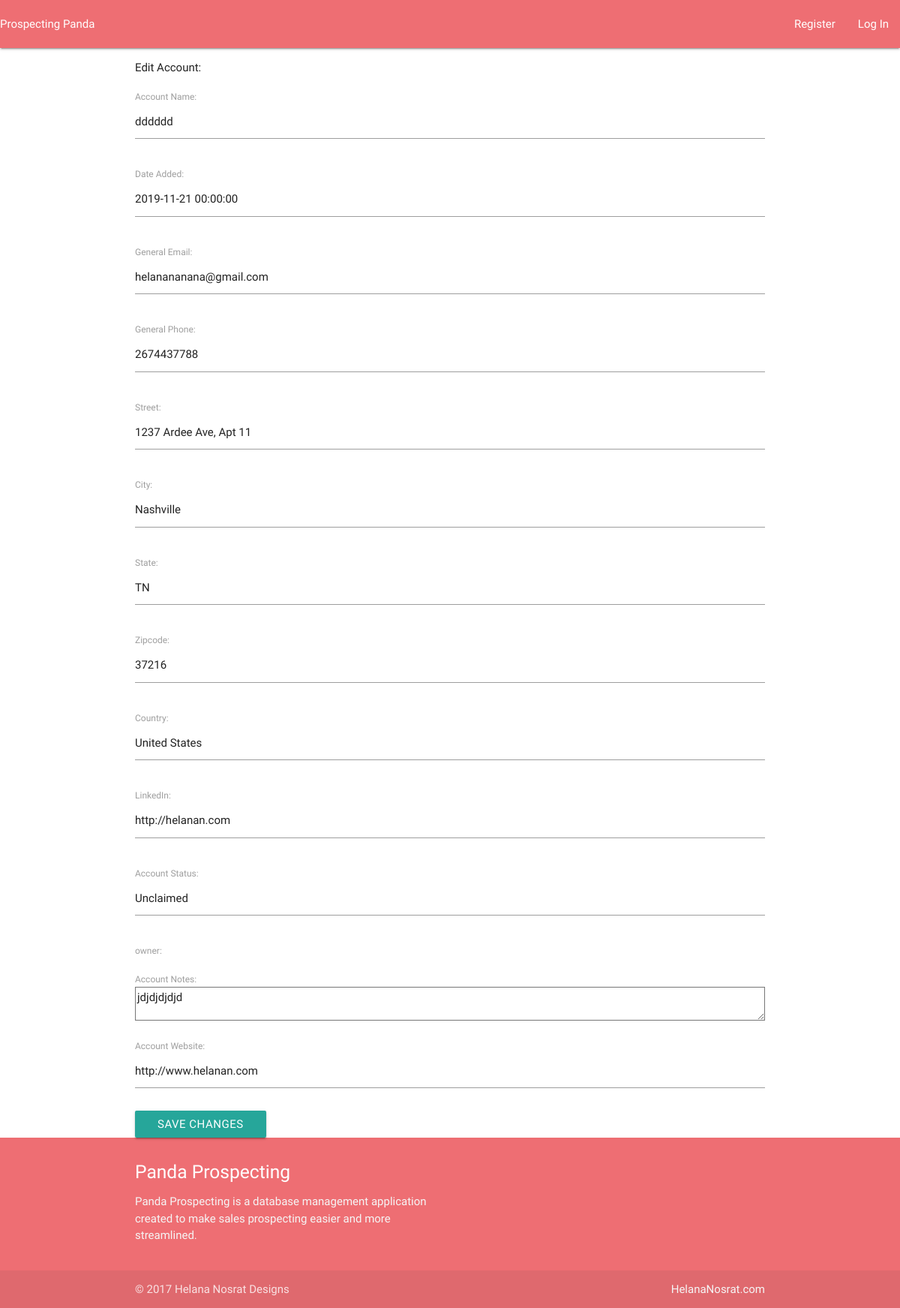
Screenshot of /edit_account/23/ with the database file from the repository.
### prospecting/models.py (models this page shows, shortened)
class Account(models.Model):
    account_name = models.CharField(max_length=200)
    date_added = models.DateTimeField('date_added')
    prospecting_date = models.DateTimeField(blank=True, null=True)
    email = models.EmailField(max_length=254)
    phone = models.CharField(max_length=10)
    street = models.CharField(max_length=30)
    city = models.CharField(max_length=30)
    state = models.CharField(max_length=2)
    zipcode = models.CharField(max_length=10)
    country = models.CharField(max_length=30)
    linkedin = models.URLField()
    account_status = models.CharField(max_length=30)
    account_notes = models.TextField()
    industry = models.CharField(max_length=200)
    account_website = models.URLField(max_length=30)
    owner = models.ForeignKey(User, on_delete=models.CASCADE)
    class Meta:
        verbose_name_plural = 'accounts'
        ordering = ["-account_name"]
    def prospecting_date(self):
        self.prospecting_date = timezone.now()
        self.save()

### prospecting/views.py (the view)
# urls.py: url(r'^edit_account/(?P<account_id>\d+)/$', views.edit_account, name='edit_account'),
def edit_account(request, account_id):
    account = Account.objects.get(id=account_id)
    if request.method != 'POST':
        form = AccountForm(instance=account)
    else:
        form = AccountForm(instance=account, data=request.POST)
        if form.is_valid():
            form.save()
            return HttpResponseRedirect(reverse('prospecting:detail', args=[account.id]))
    context = {'account': account, 'form': form}
    return render(request, 'prospecting/edit_account.html', context)

### prospecting/forms.py
class AccountForm(forms.ModelForm):
    class Meta:
        model = Account
        fields = ['account_name', 'date_added', 'email', 'phone', 'street', 'city', 'state', 'zipcode', 'country', 'linkedin', 'account_status', 'owner', 'account_notes', 'account_website']
        labels = {'account_name': 'Account Name', 'date_added': 'Date Added', 'email': 'General Email', 'phone': 'General Phone',
                  'street': 'Street', 'city': 'City', 'state': 'State', 'zipcode': 'Zipcode',
                  'country': 'Country', 'linkedin': 'LinkedIn', 'industry': 'Industry', 'account_status': 'Account Status', 'account_website': 'Account Website', 'owner': 'owner', 'account_notes': 'Account Notes'}

### prospecting/templates/prospecting/edit_account.html (shortened to what this page needs)
{% extends "prospecting/base.html" %} {% load static %}
{% block content %}
    <p>Edit Account:</p>
    <form action="{% url 'prospecting:edit_account' account.id %}" method='post'>
        {{ form.as_p }}
        <button name="submit" class="waves-effect waves-light btn"> Save Changes </button>
    </form>
{% endblock content %}

### prospecting/templates/prospecting/base.html (style rules this page uses)
body { font-family: 'Abel', sans-serif; }

### rows the page displays
Account: account_name "dddddd", date_added "2019-11-21 00:00:00", email "helanananana@gmail.com", phone "2674437788", street "1237 Ardee Ave, Apt 11", city "Nashville", state "TN", zipcode "37216", country "United States", linkedin "http://helanan.com", account_status "Unclaimed", account_notes "jdjdjdjdjd", account_website "http://www.helanan.com"
